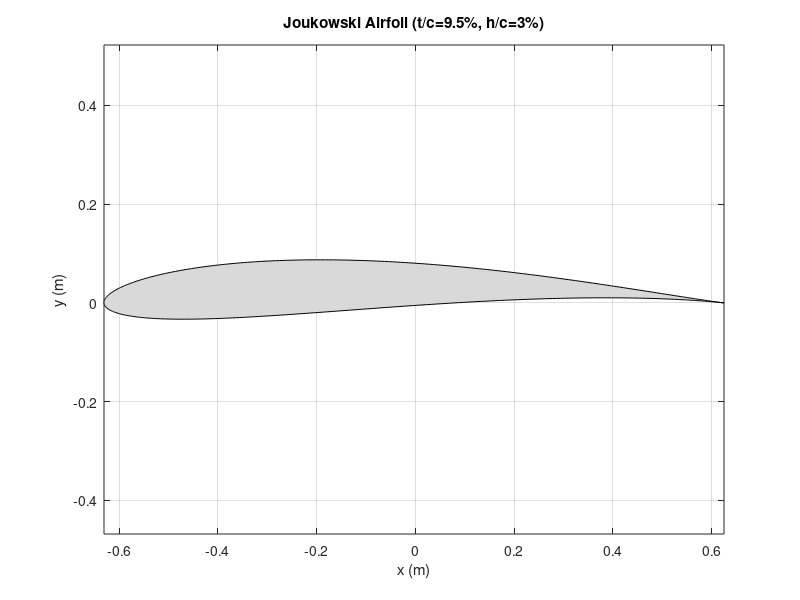
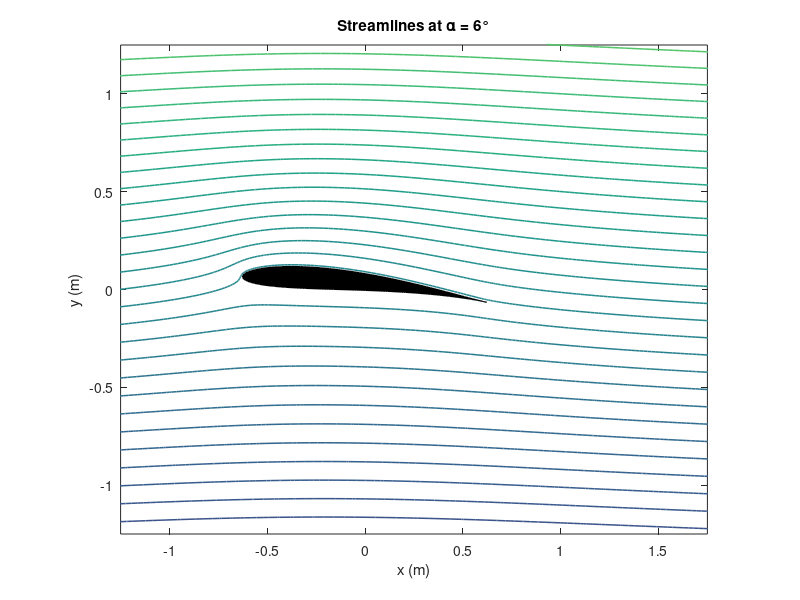
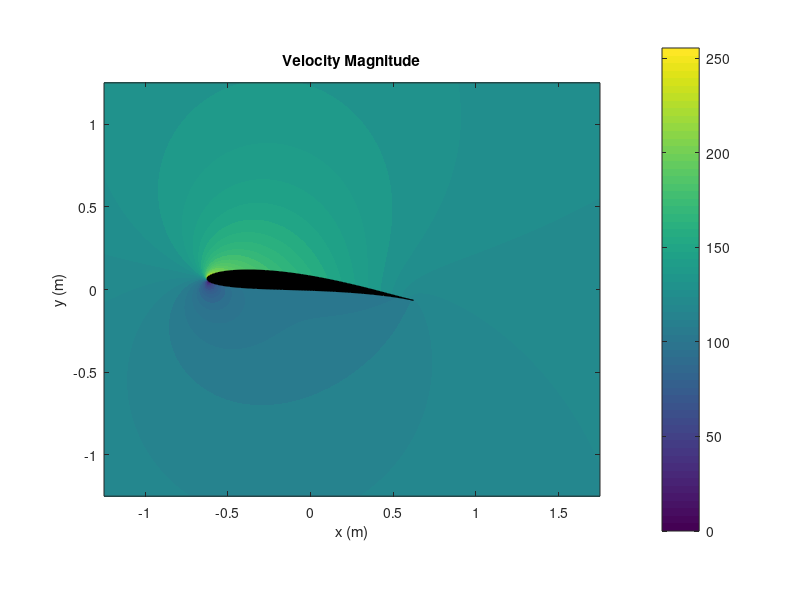
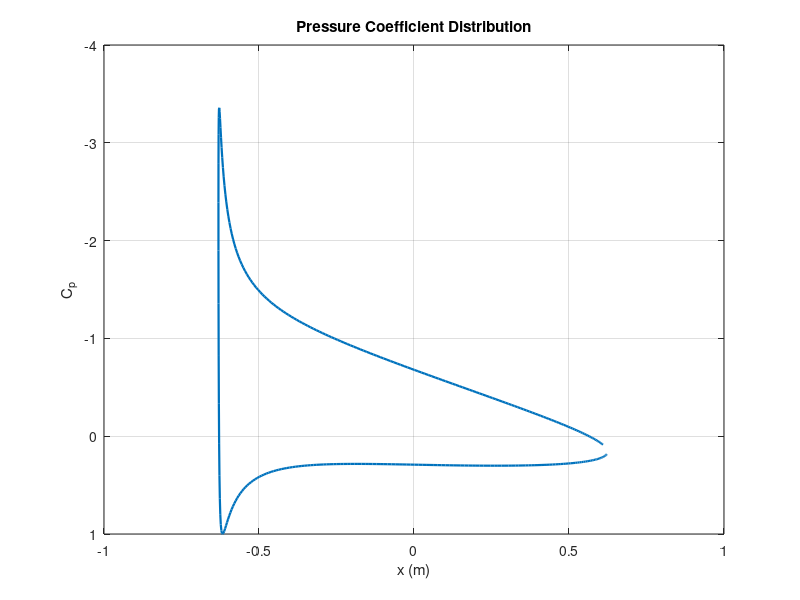

MATLAB code for these plots, in order:
clc; clear; close all;

%% =======================
%  Joukowski Airfoil Model
%  Modified Parameters
%% =======================

% Flow conditions
V_inf = 125;              % Free-stream velocity (m/s)
c     = 1.25;             % Chord length (m)

% Airfoil geometry (UPDATED)
tc_ratio = 0.095;         % Max thickness ratio (9.5%)
hc_ratio = 0.03;          % Max camber ratio (3%)

% Angles of attack
alpha_plot  = 6;          % AoA for flow plots (deg)
alpha_sweep = -5:1:10;    % AoA sweep for Cl, Cm

%% =======================
%  Joukowski Parameters
%% =======================

b     = c/4;                          % Joukowski parameter
eps_t = tc_ratio / 1.3;               % Thickness control
beta  = 2 * hc_ratio;                 % Camber control (rad)
a     = b * (1 + eps_t) / cos(beta);  % Circle radius

% Cylinder center shift
x0 = -b * eps_t;
y0 =  a * beta;
z0 = x0 + 1i*y0;

%% =======================
%  Airfoil Geometry
%% =======================

theta = linspace(0,2*pi,450);
Zp    = a * exp(1i*theta);          % Circle (Z')
Z     = Zp + z0;                     % Shifted circle
z_af  = Z + b^2 ./ Z;                % Airfoil (Joukowski)

figure(1)
fill(real(z_af),imag(z_af),[0.85 0.85 0.85],'EdgeColor','k')
axis equal; grid on
xlabel('x (m)'); ylabel('y (m)')
title(sprintf('Joukowski Airfoil (t/c=9.5%%, h/c=3%%)'))
saveas(gcf,'Fig1_Geometry.png')

%% =======================
%  Flow Field & Streamlines
%% =======================

r_vals     = linspace(a,8*a,110);
theta_vals = linspace(0,2*pi,160);
[R,TH]     = meshgrid(r_vals,theta_vals);

Zp_grid = R .* exp(1i*TH);
Z_grid  = Zp_grid + z0;
Z1_grid = Z_grid + b^2 ./ Z_grid;

alpha = deg2rad(alpha_plot);
Gamma = 4*pi*V_inf*a*sin(alpha + beta);

% Velocity in Z' plane
Vr = V_inf .* cos(TH - alpha) .* (1 - a^2 ./ R.^2);
Vt = -V_inf .* ( sin(TH - alpha) .* (1 + a^2 ./ R.^2) ...
               + 2*(a./R).*sin(alpha + beta) );

dW_dZp = (Vr - 1i*Vt) .* exp(-1i*TH);
dZ1_dZp = 1 - b^2 ./ (Zp_grid + z0).^2;

V_complex = dW_dZp ./ dZ1_dZp;
V_mag = abs(V_complex);

% Stream function
W = V_inf*(Zp_grid*exp(-1i*alpha) + (a^2./Zp_grid)*exp(1i*alpha)) ...
    + 1i*Gamma/(2*pi)*log(Zp_grid./a);
Psi = imag(W);

% Rotate for visualization
rot = exp(-1i*alpha);
Z1r = Z1_grid * rot;
zafr = z_af * rot;

figure(2)
contour(real(Z1r),imag(Z1r),Psi,60,'LineWidth',1.1); hold on
fill(real(zafr),imag(zafr),'k')
axis equal; axis([-c c+0.5 -c c])
xlabel('x (m)'); ylabel('y (m)')
title(['Streamlines at \alpha = ',num2str(alpha_plot),'°'])
saveas(gcf,'Fig2_Streamlines.png')

figure(3)
contourf(real(Z1r),imag(Z1r),V_mag,50,'LineColor','none')
colorbar; hold on
fill(real(zafr),imag(zafr),'k')
axis equal; axis([-c c+0.5 -c c])
xlabel('x (m)'); ylabel('y (m)')
title('Velocity Magnitude')
saveas(gcf,'Fig3_Velocity.png')

%% =======================
%  Pressure Coefficient Cp
%% =======================

theta_s = linspace(0.15,2*pi-0.15,320);
Zps = a * exp(1i*theta_s);
Zs  = Zps + z0;
Z1s = Zs + b^2 ./ Zs;

Vt_s = -V_inf*(2*sin(theta_s - alpha) + 2*sin(alpha + beta));
dZ1_dZps = 1 - b^2 ./ Zs.^2;
V_surf = abs(Vt_s ./ abs(dZ1_dZps));

Cp = 1 - (V_surf./V_inf).^2;

figure(4)
plot(real(Z1s),Cp,'LineWidth',1.6)
set(gca,'YDir','reverse'); grid on
xlabel('x (m)'); ylabel('C_p')
title('Pressure Coefficient Distribution')
saveas(gcf,'Fig4_Cp.png')

%% =======================
%  Lift & Moment Coefficients
%% =======================

Cl_all = zeros(size(alpha_sweep));
Cm_all = zeros(size(alpha_sweep));

for n = 1:length(alpha_sweep)
    a_i = deg2rad(alpha_sweep(n));
    
    % Lift coefficient (analytical)
    Cl_all(n) = 2*pi*(1 + eps_t)*sin(a_i + beta);
    
    % Cp for moment
    Vt_i = -V_inf*(2*sin(theta_s - a_i) + 2*sin(a_i + beta));
    Vsi  = abs(Vt_i ./ abs(dZ1_dZps));
    Cp_i = 1 - (Vsi./V_inf).^2;
    
    x = real(Z1s); y = imag(Z1s);
    x_ref = -b;
    M = 0;
    
    for k = 1:length(x)-1
        dx = x(k+1)-x(k);
        dy = y(k+1)-y(k);
        cp_m = 0.5*(Cp_i(k)+Cp_i(k+1));
        xm = 0.5*(x(k)+x(k+1));
        ym = 0.5*(y(k)+y(k+1));
        
        dFx = -cp_m*dy;
        dFy =  cp_m*dx;
        M = M + (xm-x_ref)*dFy - ym*dFx;
    end
    
    Cm_all(n) = M/c;
end

figure(5)
plot(alpha_sweep,Cl_all,'-o','LineWidth',1.5)
grid on
xlabel('\alpha (deg)'); ylabel('C_l')
title('Lift Coefficient vs AoA')
saveas(gcf,'Fig5_Cl_alpha.png')

figure(6)
plot(alpha_sweep,Cm_all,'-s','LineWidth',1.5)
grid on
xlabel('\alpha (deg)'); ylabel('C_m')
title('Moment Coefficient vs AoA')
saveas(gcf,'Fig6_Cm_alpha.png')

disp('Simulation finished successfully.')
